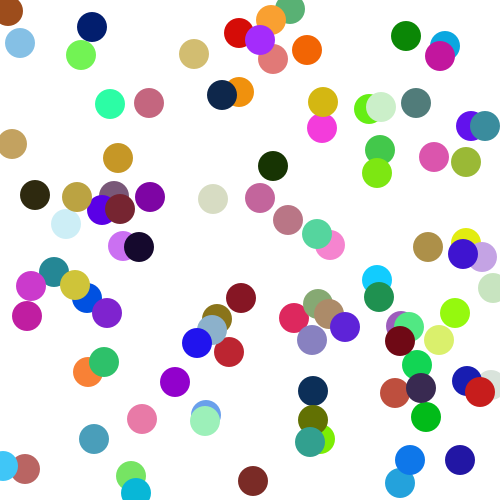
Frame 1 (no input)
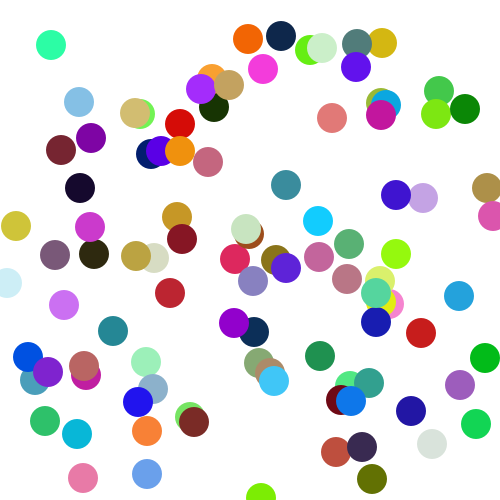
Frame 60 (the mouse pressed at the canvas centre just before this capture)
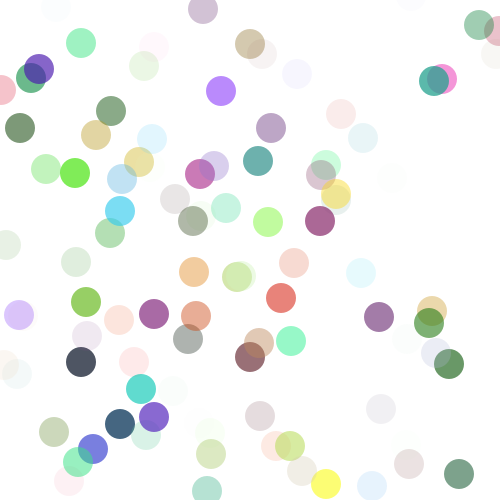
Frame 120 (the mouse held since frame 60 and released just before this capture)

The Processing sketch that drew these frames (run headless with seeded random() and noise(); from frame 60 on, the mouse is pressed at the canvas centre):

// Processing sketch: random6__
// ── random6__.pde
int[]x,y,lr,li;
int[]r,g,b;
void setup(){
  int i;
  x=new int[50*2];
  y=new int[50*2];
  r=new int[50*2];
  g=new int[50*2];
  b=new int[50*2];
  lr=new int[50*2];
  li=new int[50*2];
  for(i=0; i<50*2; ++i){
  x[i]=int(random(500));
  y[i]=int(random(500));
  r[i]=int(random(256));
  g[i]=int(random(256));
  b[i]=int(random(256));
  lr[i]=int(random(2))*2-1;
  li[i]=int(random(2))*2-1;
  }
  size(500,500);
  noStroke();
  frameRate(10);
}

void draw(){
  int i;
  background(255);
  for(i=0; i<50*2; ++i){
    x[i]+=lr[i];
    y[i]+=li[i];
    if(x[i]>500){
      lr[i]=-5;
    }else if(x[i]<0){
      lr[i]=5;
    }
    if(y[i]>500){
      li[i]=-5;
    }else if(y[i]<0){
      li[i]=5;
    }
    if(mousePressed==true){
    fill(random(255),random(255),random(255),random(200));
  }else{
    fill(r[i],g[i],b[i]);
  }
    ellipse(x[i],y[i],30,30);
  }
}
